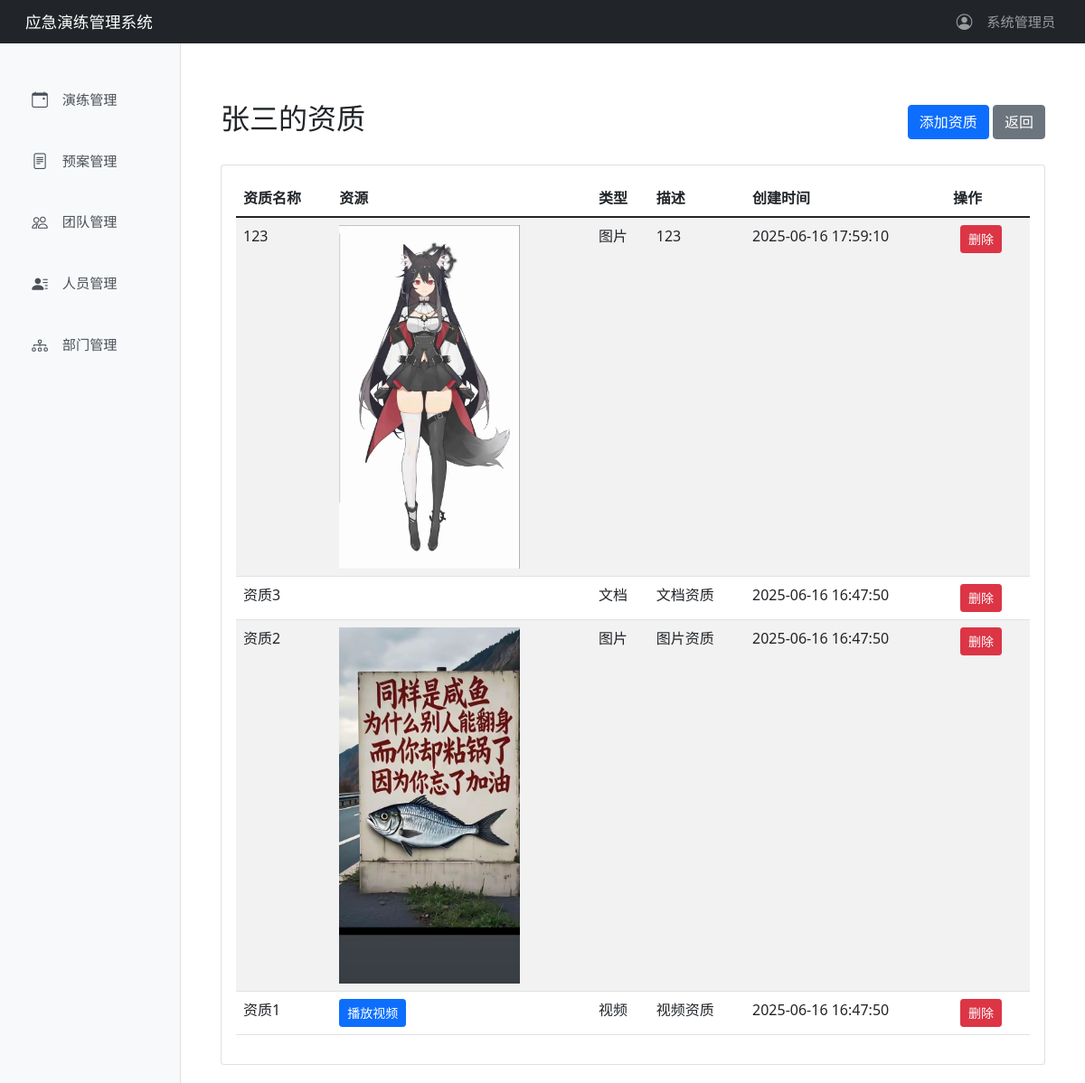
Page /personnel/1/qualifications (signed in) on the committed database.
### tables this page shows
CREATE TABLE users (
            id INTEGER PRIMARY KEY AUTOINCREMENT,
            username TEXT NOT NULL UNIQUE,           -- 用户名
            password_hash TEXT NOT NULL,             -- 密码哈希
            full_name TEXT,                          -- 全名 (用于系统内显示)
            role INTEGER NOT NULL DEFAULT 1,         -- 角色(superadmin:超级管理员4, admin:管理员3, operator:操作员2, user:普通用户1)
            active BOOLEAN NOT NULL DEFAULT 1,    -- 账号是否激活 (1:激活, 0:禁用)
            last_login TIMESTAMP,                    -- 最后登录时间
            created_at TIMESTAMP DEFAULT CURRENT_TIMESTAMP,  -- 创建时间
            updated_at TIMESTAMP DEFAULT CURRENT_TIMESTAMP   -- 最后修改时间
        );

CREATE TABLE personnel (
            id INTEGER PRIMARY KEY AUTOINCREMENT,
            name TEXT NOT NULL,                    -- 人员姓名
            contact TEXT NOT NULL,                 -- 联系方式
            department TEXT,                       -- 所属部门
            department_id INTEGER,                 -- 所属部门id
            position TEXT,                         -- 职位
            employee_id TEXT UNIQUE,               -- 工号
            status TEXT DEFAULT 'ACTIVE',          -- 状态(ACTIVE:在职, INACTIVE:离职, LEAVE:休假)
            emergency_contact TEXT,                -- 紧急联系人
            emergency_phone TEXT,                  -- 紧急联系电话
            notes TEXT,                            -- 备注信息
            created_at TIMESTAMP DEFAULT CURRENT_TIMESTAMP,  -- 创建时间
            updated_at TIMESTAMP DEFAULT CURRENT_TIMESTAMP   -- 最后修改时间
        );

CREATE TABLE qualification (
            id INTEGER PRIMARY KEY AUTOINCREMENT,               -- 资质id
            title TEXT,                                         -- 资质标题
            personnel_id INTEGER NOT NULL,                      -- 人员id
            qualification_type INTEGER NOT NULL DEFAULT 3,      -- 资质类型 (1:视频, 2:图片, 3:仅描述)
            source_url TEXT,                                    -- 资源链接
            description TEXT,                                   -- 描述
            created_at TIMESTAMP DEFAULT CURRENT_TIMESTAMP      -- 创建时间
        );

### models/personnel.py (the view)
@bp.route('/<int:id>/qualifications', methods=['GET'])
@login_required
def get_personnel_qualifications(id):
    conn = get_db_connection()
    cursor = conn.cursor()
    person = cursor.execute('''
        SELECT id, name FROM personnel WHERE id = ?
    ''', (id,)).fetchone()
    if not person:
        return "人员不存在", 404
    qualifications = cursor.execute('''
        SELECT id, qualification_type, source_url, description, created_at, title
        FROM qualification
        WHERE personnel_id = ?
        ORDER BY id DESC
    ''', (id,)).fetchall()
    qualification_list = []
    for qual in qualifications:
        source_url = qual[2]
        if source_url and not source_url.startswith('http'):
            if source_url.startswith('/'):
                source_url = source_url[1:]  # 移除开头的斜杠
            source_url = url_for('static', filename=source_url)
        qualification_dict = {
            'id': qual[0],
            'type': int(qual[1]),
            'source_url': source_url,
            'description': qual[3],
            'created_at': qual[4],
            'title': qual[5]
        }
        qualification_list.append(qualification_dict)
    cursor.close()
    conn.close()
    return render_template('personnel/qualifications.html',
                         person={'id': person[0], 'name': person[1]},
                         qualifications=qualification_list)

### app.py (called while the page is built)
@login_manager.user_loader
def load_user(user_id):
    return User.get(int(user_id))

### db/__init__.py (called while the page is built)
def get_db_connection():
    conn = sqlite3.connect('app.db', check_same_thread=False)
    conn.row_factory = sqlite3.Row
    return conn

### models/user.py (called while the page is built)
    @staticmethod
    def get(user_id):
        conn = get_db_connection()
        cursor = conn.cursor()
        cursor.execute('''
            SELECT id, username, password_hash, full_name, role, active, last_login
            FROM users
            WHERE id = ?
        ''', (user_id,))
        user = cursor.fetchone()
        cursor.close()
        if user:
            return User(
                id=user['id'],
                username=user['username'],
                password_hash=user['password_hash'],
                full_name=user['full_name'],
                role=user['role'],
                active=user['active'],
                last_login=user['last_login']
            )
        return None

### templates/personnel/qualifications.html (shortened to what this page needs)
{% extends "base.html" %}
{% block content %}
<div class="container mt-4">
    <div class="d-flex justify-content-between align-items-center mb-4">
        <h2>{{ person.name }}的资质</h2>
        <div>
            <button type="button" class="btn btn-primary" data-bs-toggle="modal" data-bs-target="#addQualificationModal">
                添加资质
            </button>
            <a href="{{ url_for('personnel.personnel_list') }}" class="btn btn-secondary">返回</a>
        </div>
    </div>
    <div class="row">
        <div class="col-12">
            <div class="card">
                <div class="card-body">
                    <div class="table-responsive">
                        <table class="table table-striped">
                            <thead>
                                <tr>
                                    <th>资质名称</th>
                                    <th>资源</th>
                                    <th>类型</th>
                                    <th>描述</th>
                                    <th>创建时间</th>
                                    <th>操作</th>
                                </tr>
                            </thead>
                            <tbody>
                                {% for qual in qualifications %}
                                <tr>
                                    <td>
                                        {{ qual.title }}
                                    </td>
                                    <td>
                                        {% if qual.type == 1 and qual.source_url %}
                                        <button type="button" class="btn btn-primary btn-sm" data-bs-toggle="modal" data-bs-target="#videoModal{{ qual.id }}">
                                            播放视频
                                        </button>
                                        {% elif qual.type == 2 and qual.source_url %}
                                        <img src="{{ qual.source_url }}" class="img-fluid" style="max-width: 200px;" alt="资质图片">
                                        {% endif %}
                                    </td>
                                    <td>
                                        {% if qual.type == 1 %}
                                            视频
                                        {% elif qual.type == 2 %}
                                            图片
                                        {% else %}
                                            文档
                                        {% endif %}
                                    </td>
                                    <td>{{ qual.description }}</td>
                                    <td>{{ qual.created_at }}</td>
                                    <td>
                                        <button type="button" class="btn btn-danger btn-sm ms-2" onclick="deleteQualification({{ qual.id }})">删除</button>
                                    </td>
                                </tr>
                                {% endfor %}
                            </tbody>
                        </table>
                    </div>
                </div>
            </div>
        </div>
    </div>
</div>
{% endblock %}

### templates/base.html (shortened to what this page needs)
<!DOCTYPE html>
<html lang="zh">
<head>
    <link href="{{ url_for('static', filename='css/bootstrap.min.css') }}" rel="stylesheet">
    <link href="{{ url_for('static', filename='css/bootstrap-icons.css') }}" rel="stylesheet">
    <link rel="stylesheet" href="{{ url_for('static', filename='css/vue-treeselect.min.css') }}">
</head>
<body>
    <nav class="navbar navbar-expand-lg navbar-dark bg-dark">
        <div class="container-fluid">
            <a class="navbar-brand" href="{{ url_for('index') }}">应急演练管理系统</a>
            {% if current_user.is_authenticated %}
            <ul class="navbar-nav">
                <li class="nav-item dropdown">
                    <a class="nav-link dropdown-toggle" href="#" id="userDropdown" role="button">
                        <i class="bi bi-person-circle"></i> {{ current_user.full_name or current_user.username }}
                    </a>
                </li>
            </ul>
            {% else %}
            <div class="ms-auto">
                <a href="{{ url_for('auth.login') }}" class="login-btn">
                    <i class="bi bi-box-arrow-in-right"></i> 未登录
                </a>
            </div>
            {% endif %}
        </div>
    </nav>
    <div class="container-fluid">
        <div class="row">
            <nav class="col-md-3 col-lg-2 d-md-block sidebar">
                <div class="sidebar-sticky">
                    <ul class="nav flex-column">
                        <li class="nav-item">
                            <a class="nav-link" href="{{ url_for('drill.drill_list') }}">
                                <i class="bi bi-calendar-event"></i> 演练管理
                            </a>
                        </li>
                        <li class="nav-item">
                            <a class="nav-link" href="{{ url_for('plan.plan_list') }}">
                                <i class="bi bi-file-text"></i> 预案管理
                            </a>
                        </li>
                        <li class="nav-item">
                            <a class="nav-link" href="{{ url_for('team.team_list') }}">
                                <i class="bi bi-people"></i> 团队管理
                            </a>
                        </li>
                        <li class="nav-item">
                            <a class="nav-link" href="{{ url_for('personnel.personnel_list') }}">
                                <i class="bi bi-person-lines-fill"></i> 人员管理
                            </a>
                        </li>
                        <li class="nav-item">
                            <a class="nav-link" href="{{ url_for('department.department_list') }}">
                                <i class="bi bi-diagram-3"></i> 部门管理
                            </a>
                        </li>
                    </ul>
                </div>
            </nav>
            <main class="main-content">
                <div class="content-wrapper">
                    {% block content %}{% endblock %}
                </div>
            </main>
        </div>
    </div>
</body>
</html>

### templates/base.html (style rules this page uses)
body { overflow-x: hidden; padding-top: 48px; }
.sidebar { position: fixed; top: 48px; bottom: 0; left: 0; z-index: 100; padding: 20px 0 0; box-shadow: inset -1px 0 0 rgba(0, 0, 0, .1); background-color: #f8f9fa; width: 200px; }
.sidebar-sticky { position: relative; top: 0; height: calc(100vh - 68px); padding-top: .5rem; overflow-x: hidden; overflow-y: auto; }
.navbar { position: fixed; top: 0; right: 0; left: 0; z-index: 1030; height: 48px; padding: 0; display: flex; align-items: center; }
.navbar .container-fluid { height: 100%; display: flex; align-items: center; }
.navbar-brand { height: 100%; display: flex; align-items: center; padding: 0 1rem; font-size: 1.1rem; }
.navbar-nav { height: 100%; display: flex; align-items: center; margin-left: auto; }
.nav-link { height: 100%; display: flex; align-items: center; padding: 0 1rem; }
.main-content { margin-left: 200px; padding: 20px; min-height: calc(100vh - 48px); width: calc(100% - 200px); position: relative; }
.content-wrapper { padding-top: 20px; }
.nav-link { padding: 0.8rem 1.2rem; color: #495057; font-size: 0.95rem; white-space: nowrap; overflow: hidden; text-overflow: ellipsis; border-radius: 0.25rem; margin: 0.2rem 0.8rem; transition: all 0.3s ease; display: flex; align-items: center; }
.nav-link i { margin-right: 0.8rem; font-size: 1.1rem; width: 1.5rem; text-align: center; }
.nav-item { margin: 0.3rem 0; }
.dropdown-toggle::after { display: none; }

### rows in the picture
users: full_name "系统管理员"
personnel: name "张三"
qualification: title "123", source_url (picture), shows "图片", description "123", created_at "2025-06-16 17:59:10"
qualification: title "资质3", shows "文档", description "文档资质", created_at "2025-06-16 16:47:50"
qualification: title "资质2", source_url (picture), shows "图片", description "图片资质", created_at "2025-06-16 16:47:50"
qualification: title "资质1", shows "视频", description "视频资质", created_at "2025-06-16 16:47:50"
